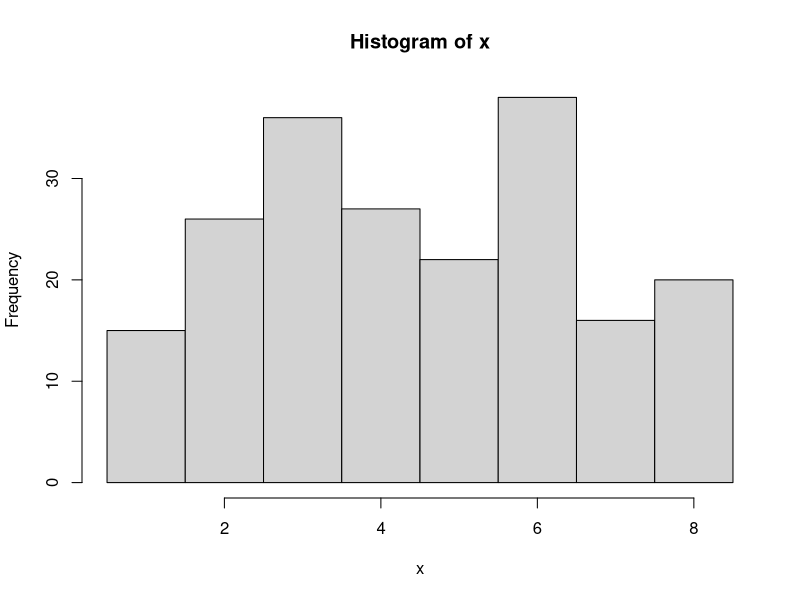
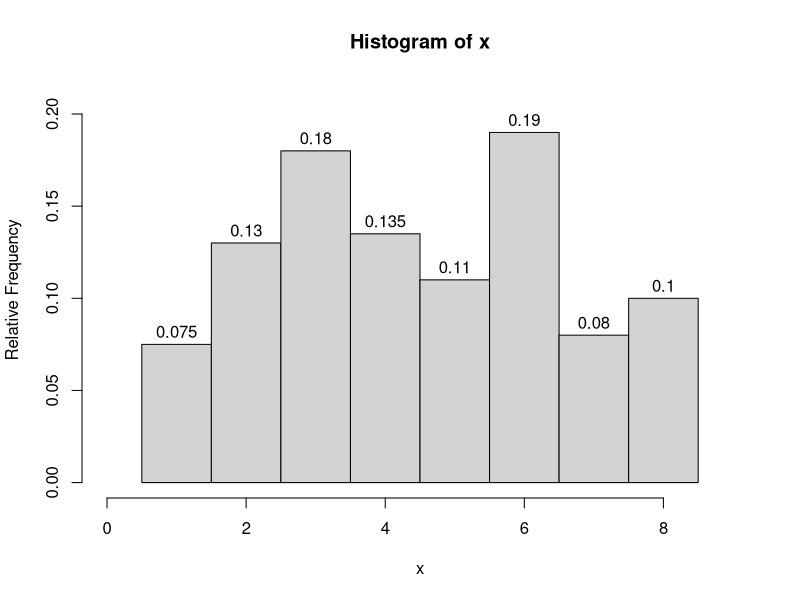
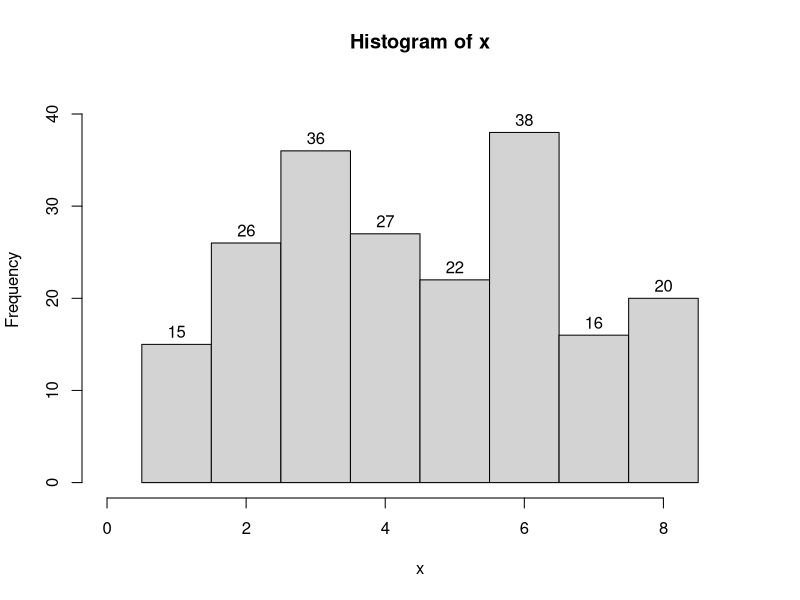

Write R code to recreate these figures, in order.
## ---- chunk 1
n = sample(c(20,50,100,200,500,1000),1)
i = 1:n
type = sample(1:2,1)
ns = c(6,8)[type]
x = sample(1:ns,n,T)
brks = 1:(ns+1)-0.5
myhist = hist(x,breaks=brks)
counts = myhist$counts
strdie = c("six","eight")[type]

b1 = sample(brks[3:(length(brks)-1)],1)
n1 = sum(x<b1)
b2 = sample(brks[2:(length(brks)-2)],1)
n2 = sum(x>b2)
b3 = sort(sample(brks[2:(length(brks)-1)],2))
c3 = mean(b3)
r3 = (b3[2]-b3[1])/2
n3 = sum(abs(x-c3)<r3)
b4 = sort(sample(brks[2:(length(brks)-1)],2))
c4 = mean(b4)
r4 = (b4[2]-b4[1])/2
n4 = sum(abs(x-c4)>r4)

b5 = sample(brks[3:(length(brks)-1)],1)
n5 = sum(x<b5)
b6 = sample(brks[2:(length(brks)-2)],1)
n6 = sum(x>b6)
b7 = sort(sample(brks[2:(length(brks)-1)],2))
c7 = mean(b7)
r7 = (b7[2]-b7[1])/2
if(r7==round(r7)){
  wrd7 = "integer"
} else {
  wrd7 = "half-integer"
}
n7 = sum(abs(x-c7)<r7)
b8 = sort(sample(brks[2:(length(brks)-1)],2))
c8 = mean(b8)
r8 = (b8[2]-b8[1])/2
if(r8==round(r8)){
  wrd8 = "integer"
} else {
  wrd8 = "half-integer"
}
n8 = sum(abs(x-c8)>r8)
p1 = n1/n
p2 = n2/n
p3=n3/n
p4=n4/n
p5=n5/n
p6=n6/n
p7=n7/n
p8=n8/n
## ---- chunk 2
ylim = max(counts/n)*1.1
hist(x,breaks=brks,labels = TRUE,ylim=c(0,ylim),xlim=c(0,ns+1),freq=F,ylab="Relative Frequency")
## ---- chunk 3
ylim = max(counts)*1.1
hist(x,breaks=brks,labels = TRUE,ylim=c(0,ylim),xlim=c(0,ns+1))
